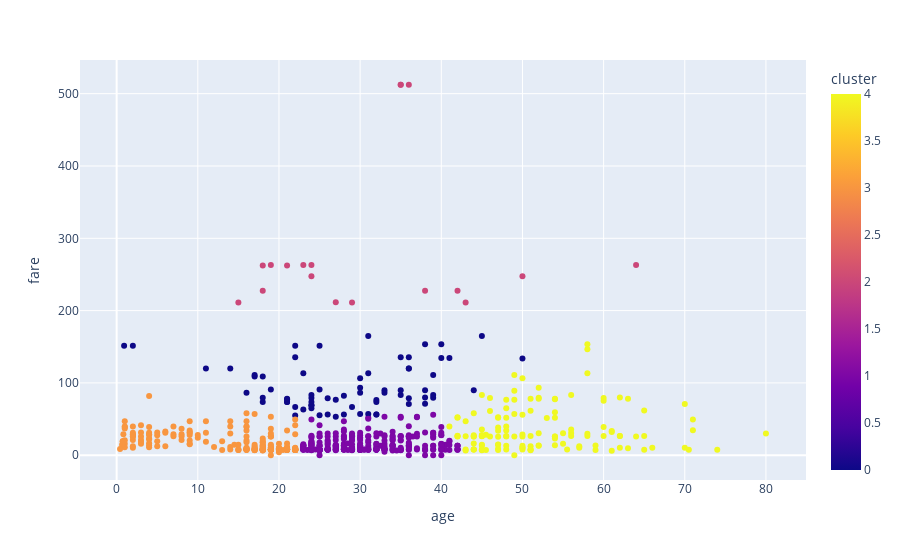

The code cell stored with this chart in its notebook:
### Code cell
# 2d plot
import plotly.express as px
fig= px.scatter(df,x='age',y='fare',color='cluster')
fig.show()

### Figure 1 — Plotly figure (JSON) as saved in the notebook; plotly's stock layout.template omitted (floating-point values rounded to 4 significant figures; data arrays with more than 128 entries replaced by an {"elided": "..."} marker saying what was removed)
{"data": [{"hovertemplate": "age=%{x}<br>fare=%{y}<br>cluster=%{marker.color}<extra></extra>", "legendgroup": "", "marker": {"color": {"elided": "891 int values"}, "coloraxis": "coloraxis", "symbol": "circle"}, "mode": "markers", "name": "", "orientation": "v", "showlegend": false, "type": "scatter", "x": {"elided": "891 float values"}, "xaxis": "x", "y": {"elided": "891 float values"}, "yaxis": "y"}], "layout": {"coloraxis": {"colorbar": {"title": {"text": "cluster"}}, "colorscale": [[0, "#0d0887"], [0.1111, "#46039f"], [0.2222, "#7201a8"], [0.3333, "#9c179e"], [0.4444, "#bd3786"], [0.5556, "#d8576b"], [0.6667, "#ed7953"], [0.7778, "#fb9f3a"], [0.8889, "#fdca26"], [1, "#f0f921"]]}, "legend": {"tracegroupgap": 0}, "margin": {"t": 60}, "xaxis": {"anchor": "y", "domain": [0, 1], "title": {"text": "age"}}, "yaxis": {"anchor": "x", "domain": [0, 1], "title": {"text": "fare"}}}}
